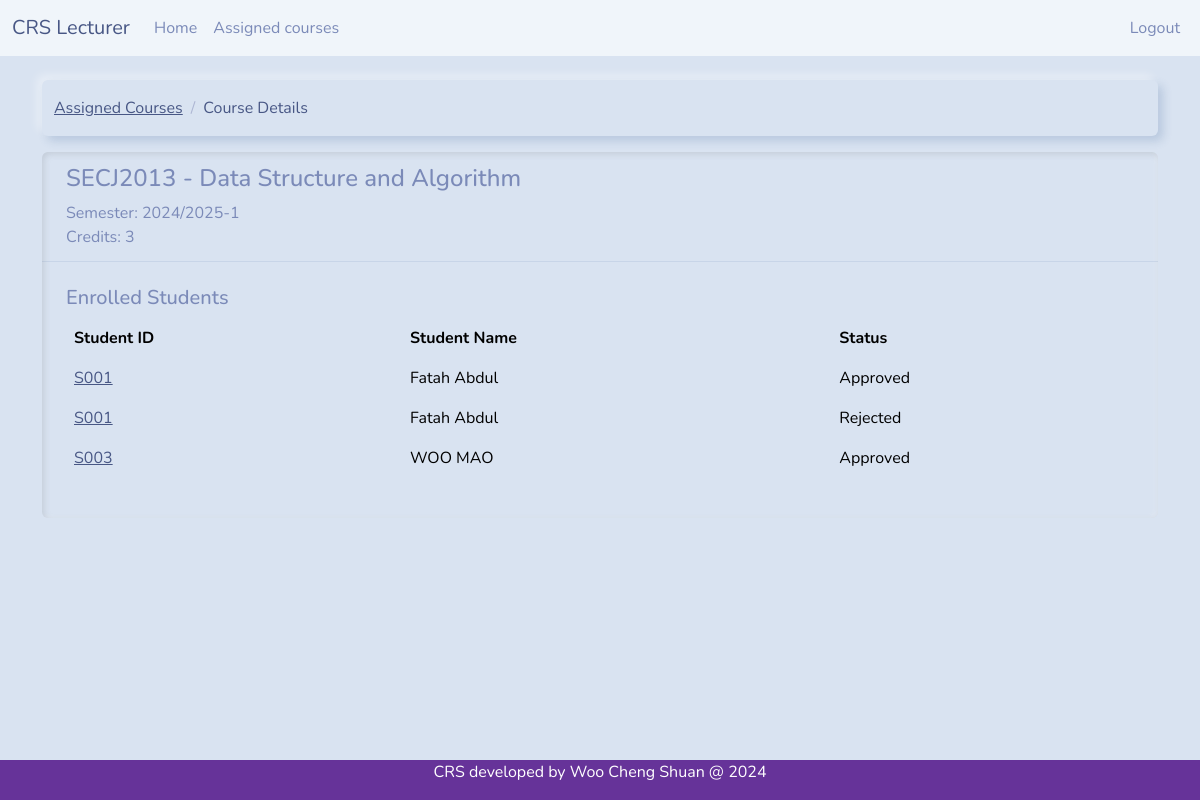
The app's page /course_details.php?code=SECJ2013&sem=2024/2025-1 (signed in) with its own data.
### tables this page shows
CREATE TABLE `tb_course` (
  `c_code` varchar(10) NOT NULL,
  `c_name` varchar(30) NOT NULL,
  `c_credit` int(11) NOT NULL,
  `c_sem` varchar(20) NOT NULL
);

CREATE TABLE `tb_user` (
  `u_sno` varchar(10) NOT NULL,
  `u_pwd` varchar(255) DEFAULT NULL,
  `u_name` varchar(50) NOT NULL,
  `u_contact` varchar(20) DEFAULT NULL,
  `u_state` varchar(20) NOT NULL,
  `u_req` timestamp NULL DEFAULT NULL,
  `u_email` varchar(30) NOT NULL,
  `u_utype` int(11) NOT NULL,
  `session_id` varchar(255) DEFAULT NULL,
  `last_activity` datetime DEFAULT NULL
);

CREATE TABLE `tb_regstatus` (
  `s_id` int(11) NOT NULL,
  `s_desc` varchar(20) NOT NULL
);

### course_details.php (the view, shortened to what this page needs)
<?php
include 'headerlec.php';
include 'dbconnect.php';
$lecturer_id = $_SESSION['active_user'];
$course_code = mysqli_real_escape_string($con, $_GET['code']);
$semester = mysqli_real_escape_string($con, $_GET['sem']);
$sql = "SELECT c.c_code, c.c_name, c.c_credit
        FROM tb_course c
        JOIN tb_section s ON c.c_code = s.s_course_code
        WHERE c.c_code = ?
        AND s.s_lecturer = ?
        AND s.s_sem = ?";
$stmt = mysqli_prepare($con, $sql);
mysqli_stmt_bind_param($stmt, "sss", $course_code, $lecturer_id, $semester);
mysqli_stmt_execute($stmt);
$result = mysqli_stmt_get_result($stmt);
$course = mysqli_fetch_assoc($result);
$sql = "SELECT u.u_name, u.u_sno, rs.s_desc as status_desc
        FROM tb_registration r
        JOIN tb_user u ON r.r_student = u.u_sno
        JOIN tb_regstatus rs ON r.r_status = rs.s_id
        JOIN tb_section s ON r.r_section = s.s_id
        WHERE r.r_course = ?
        AND s.s_lecturer = ?
        AND r.r_sem = ?
        ORDER BY u.u_name";
$stmt = mysqli_prepare($con, $sql);
mysqli_stmt_bind_param($stmt, "sss", $course_code, $lecturer_id, $semester);
mysqli_stmt_execute($stmt);
$students = mysqli_stmt_get_result($stmt);
?>
<div class="container mt-4">
    <nav aria-label="breadcrumb">
        <ol class="breadcrumb">
            <li class="breadcrumb-item"><a href="assignedcourse.php">Assigned Courses</a></li>
            <li class="breadcrumb-item active" aria-current="page">Course Details</li>
        </ol>
    </nav>
    <div class="card mb-4">
        <div class="card-header">
            <h4><?php echo htmlspecialchars($course['c_code']); ?> - <?php echo htmlspecialchars($course['c_name']); ?></h4>
            <p class="mb-0">Semester: <?php echo htmlspecialchars($semester); ?></p>
            <p class="mb-0">Credits: <?php echo htmlspecialchars($course['c_credit']); ?></p>
        </div>
        <div class="card-body">
            <h5>Enrolled Students</h5>
            <div class="table-responsive">
                <table class="table table-hover">
                    <thead>
                        <tr>
                            <th>Student ID</th>
                            <th>Student Name</th>
                            <th>Status</th>
                        </tr>
                    </thead>
                    <tbody>
                        <?php
                        while($student = mysqli_fetch_array($students)) {
                            echo "<tr>";
                            echo "<td><a href='student_details.php?id=" . urlencode($student['u_sno']) . "'>" . htmlspecialchars($student['u_sno']) . "</a></td>";
                            echo "<td>".htmlspecialchars($student['u_name'])."</td>";
                            echo "<td>".htmlspecialchars($student['status_desc'])."</td>";
                            echo "</tr>";
                        }
                        ?>
                    </tbody>
                </table>
            </div>
        </div>
    </div>
</div>
<?php include 'footer.php'; ?>

### records on screen
tb_course: c_code "SECJ2013", c_name "Data Structure and Algorithm", c_credit "3"
tb_user: u_sno "S001", u_name "Fatah Abdul", tb_regstatus.s_desc "Approved", tb_regstatus.s_desc "Rejected"
tb_user: u_sno "S003", u_name "WOO MAO", tb_regstatus.s_desc "Approved"

### other values on screen
$semester "2024/2025-1"
